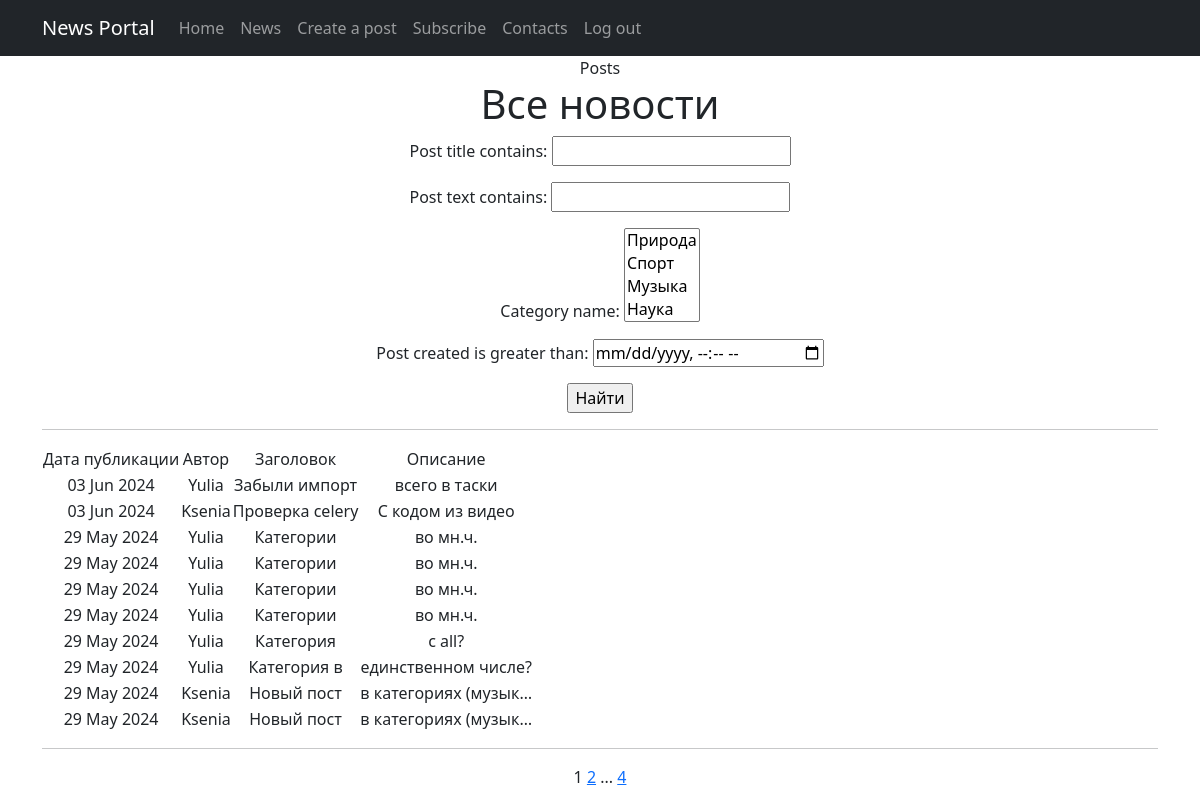
The page /news/ on the database as committed earlier.
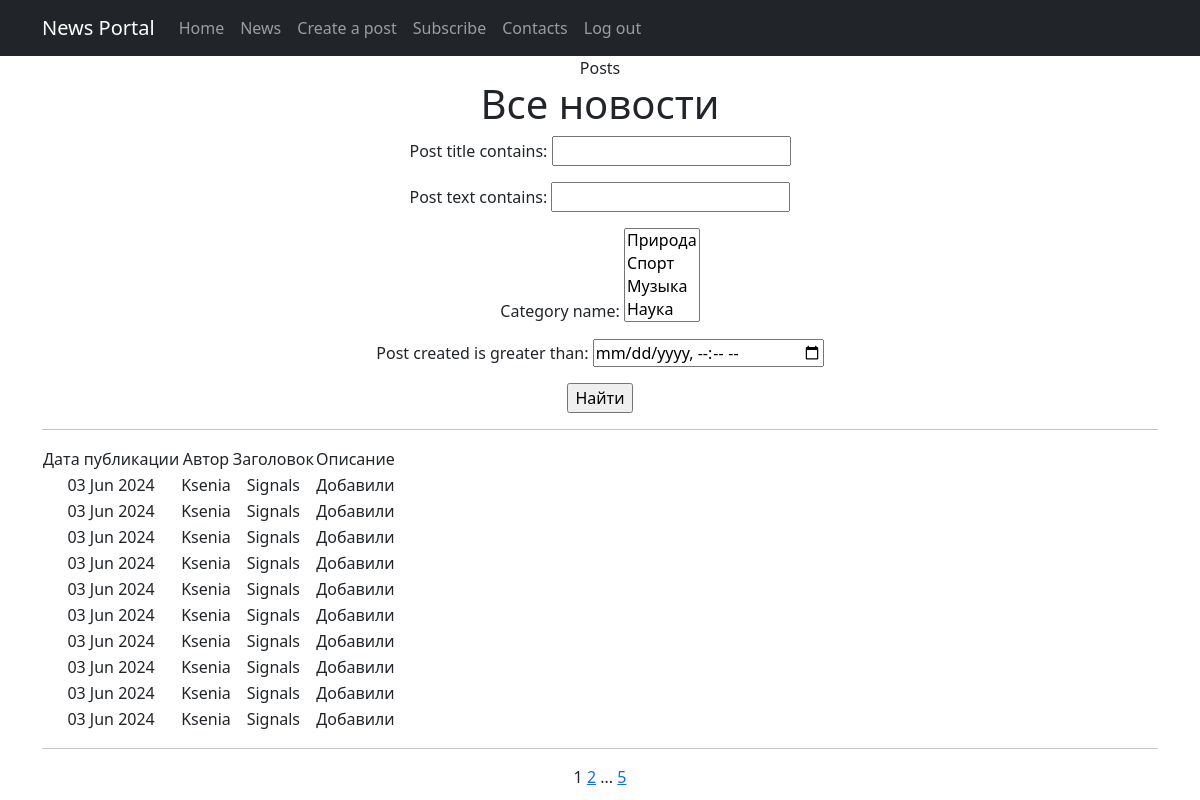
The same page on the database as committed later.
### news/models.py (models this page shows, shortened)
class Post(models.Model):
    author = models.ForeignKey(Author, on_delete=models.PROTECT)  # Чтобы с удалением автора не удалялись его статьи
    news_post = 'NE'
    article = 'AR'
    POST_TYPES = [
        (news_post, 'Новость'),
        (article, 'Статья')
    ]
    class Meta:
        verbose_name = 'Пост'
        verbose_name_plural = 'Посты'
    post_type = models.CharField(max_length=2, choices=POST_TYPES, default=news_post)
    post_created = models.DateTimeField(auto_now_add=True) # Автоматическое добавление даты создания
    category_names = models.ManyToManyField(Category, through='PostCategory')
    post_title = models.CharField(max_length=256)
    post_text = models.TextField()
    post_rating = models.IntegerField(default=0)
    template_name = 'NewsPaper/news/templates/news/post_detail.html'

class Author(models.Model):
    author_user = models.OneToOneField(User, on_delete=models.CASCADE)
    author_rating = models.DecimalField(default=0, decimal_places=2, max_digits=5)  # 2 знака после запятой
    def __str__(self):
        return f'{self.author_user}'
    class Meta:
        verbose_name = 'Автор'
        verbose_name_plural = 'Авторы'

### news/views.py (the view)
# urls.py: path('', cache_page(60)(PostList.as_view()), name = 'post_list'),
class PostList(ListView):
    model = Post
    context_object_name = 'Posts'
    template_name = 'flatpages/news.html'
    ordering = '-post_created'
    paginate_by = 10 # количество записей на странице
    def get_queryset(self):
        queryset = super().get_queryset()
        self.filterset = PostFilter(self.request.GET, queryset)
        return self.filterset.qs
    def get_context_data(self, **kwargs):
        context = super().get_context_data(**kwargs)
        context['filterset'] = self.filterset
        return context

### news/models.py (called while the page is built)
    def __str__(self):
        return self.category_name

### news/templatetags/custom_tags.py (called while the page is built)
@register.simple_tag(takes_context=True)
def url_replace(context, **kwargs):
   d = context['request'].GET.copy()
   for k, v in kwargs.items():
       d[k] = v
   return d.urlencode()

### templates/flatpages/news.html (shortened to what this page needs)
{% extends 'flatpages/default.html' %}
{% load custom_filters %}
{% load custom_tags %}
{% block title %}
Posts
{% endblock title %}
{% block content %}
   <h1>Все новости</h1>
   <form action="" method="get">
       {{ filterset.form.as_p }}
       <input type="submit" value="Найти" />
   </form>
   <hr>
   {% if Posts %}
       <table>
           <tr>
               <td>Дата публикации</td>
               <td>Автор</td>
               <td>Заголовок</td>
               <td>Описание</td>
           </tr>
           {% for post in Posts %}
           <tr>
               <td>{{ post.post_created|date:'d M Y' }}</td>
               <td>{{ post.author }}</td>
               <td>{{ post.post_title }}</td>
               <td>{{ post.post_text|truncatechars:20 }}</td>
                <td>
                </td>
           </tr>
           {% endfor %}
       </table>
       <hr>
   {% else %}
       <h2>Новостей нет!</h2>!
   {% endif %}
   {{ page_obj.number }}
   {% if page_obj.has_next %}
       <a href="?{% url_replace page=page_obj.next_page_number %}">{{ page_obj.next_page_number }}</a>
       {% if paginator.num_pages != page_obj.next_page_number %}
           ...
           <a href="?{% url_replace page=page_obj.paginator.num_pages %}">{{ page_obj.paginator.num_pages }}</a>
       {% endif %}
   {% endif %}
{% endblock content %}

Rows that differ between the two databases and show on the page:
no longer on this page (row unchanged): Post: post_created "03 Jun 2024", author "Yulia", post_title "Забыли импорт", post_text "всего в таски"
no longer on this page (row unchanged): Post: post_created "03 Jun 2024", author "Ksenia", post_title "Проверка celery", post_text "С кодом из видео"
no longer on this page (row unchanged): Post: post_created "29 May 2024", author "Yulia", post_title "Категории", post_text "во мн.ч."
no longer on this page (row unchanged): Post: post_created "29 May 2024", author "Yulia", post_title "Категории", post_text "во мн.ч."
no longer on this page (row unchanged): Post: post_created "29 May 2024", author "Yulia", post_title "Категории", post_text "во мн.ч."
no longer on this page (row unchanged): Post: post_created "29 May 2024", author "Yulia", post_title "Категории", post_text "во мн.ч."
no longer on this page (row unchanged): Post: post_created "29 May 2024", author "Yulia", post_title "Категория", post_text "с all?"
no longer on this page (row unchanged): Post: post_created "29 May 2024", author "Yulia", post_title "Категория в", post_text "единственном числе?"
no longer on this page (row unchanged): Post: post_created "29 May 2024", author "Ksenia", post_title "Новый пост", post_text "в категориях (музык…"
no longer on this page (row unchanged): Post: post_created "29 May 2024", author "Ksenia", post_title "Новый пост", post_text "в категориях (музык…"
added Post: post_created "03 Jun 2024", author "Ksenia", post_title "Signals", post_text "Добавили"
added Post: post_created "03 Jun 2024", author "Ksenia", post_title "Signals", post_text "Добавили"
added Post: post_created "03 Jun 2024", author "Ksenia", post_title "Signals", post_text "Добавили"
added Post: post_created "03 Jun 2024", author "Ksenia", post_title "Signals", post_text "Добавили"
added Post: post_created "03 Jun 2024", author "Ksenia", post_title "Signals", post_text "Добавили"
added Post: post_created "03 Jun 2024", author "Ksenia", post_title "Signals", post_text "Добавили"
added Post: post_created "03 Jun 2024", author "Ksenia", post_title "Signals", post_text "Добавили"
added Post: post_created "03 Jun 2024", author "Ksenia", post_title "Signals", post_text "Добавили"
added Post: post_created "03 Jun 2024", author "Ksenia", post_title "Signals", post_text "Добавили"
added Post: post_created "03 Jun 2024", author "Ksenia", post_title "Signals", post_text "Добавили"
Other text that changed with them:
{{ page_obj.paginator.num_pages }}: "4" → "5"
